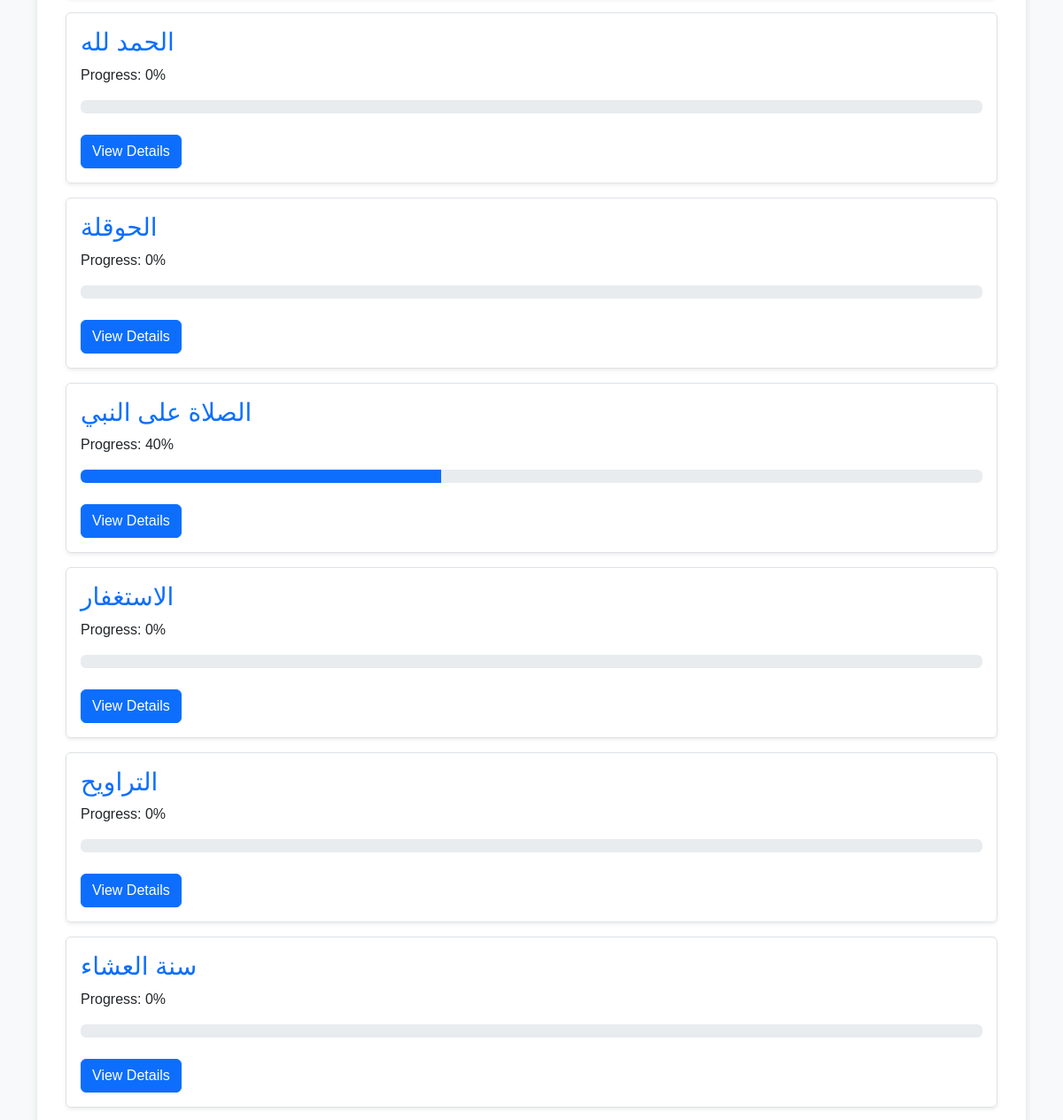
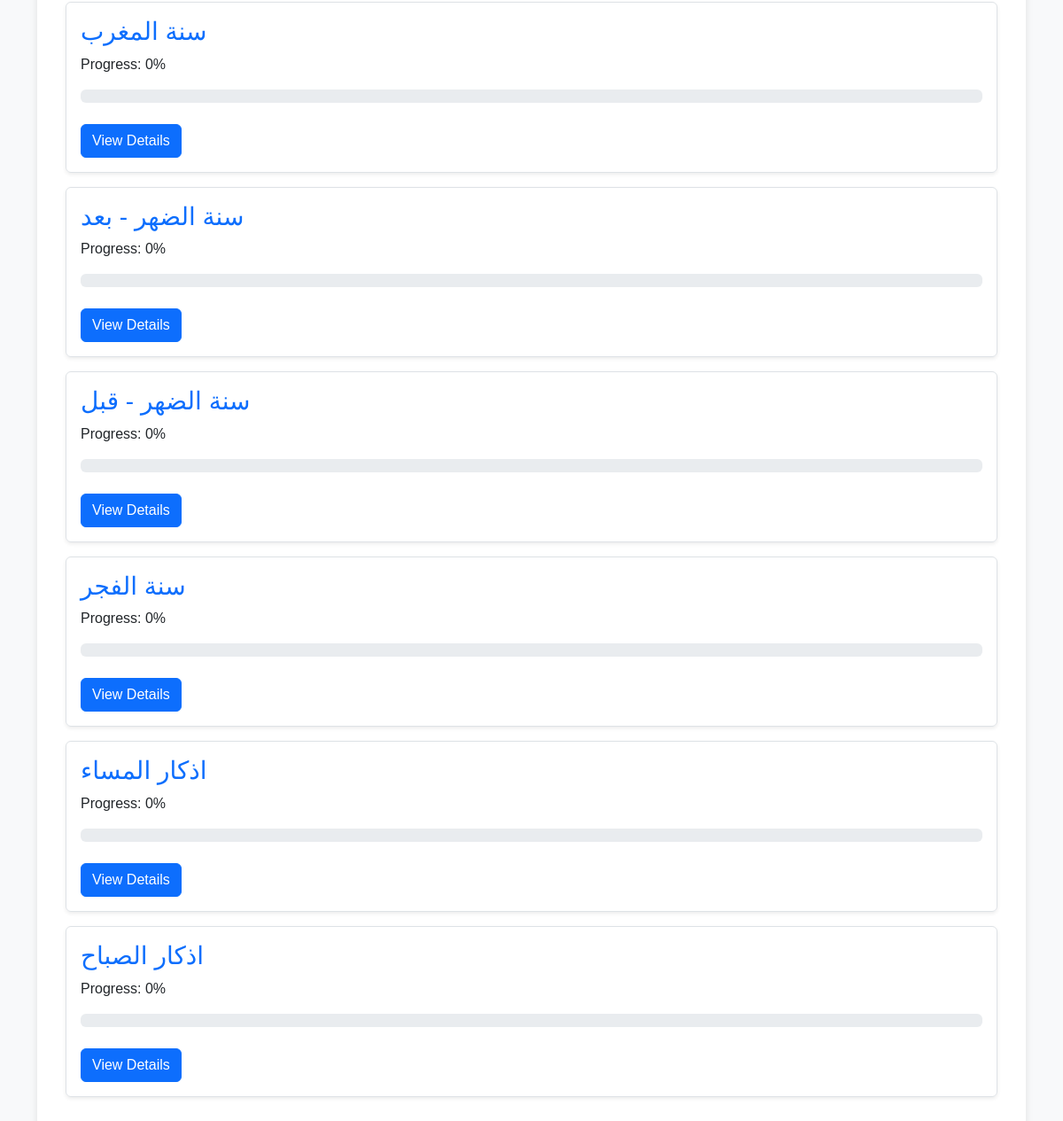
Before: /tasks/ (signed in, lower part) with the older database file (2 pictures, top to bottom).
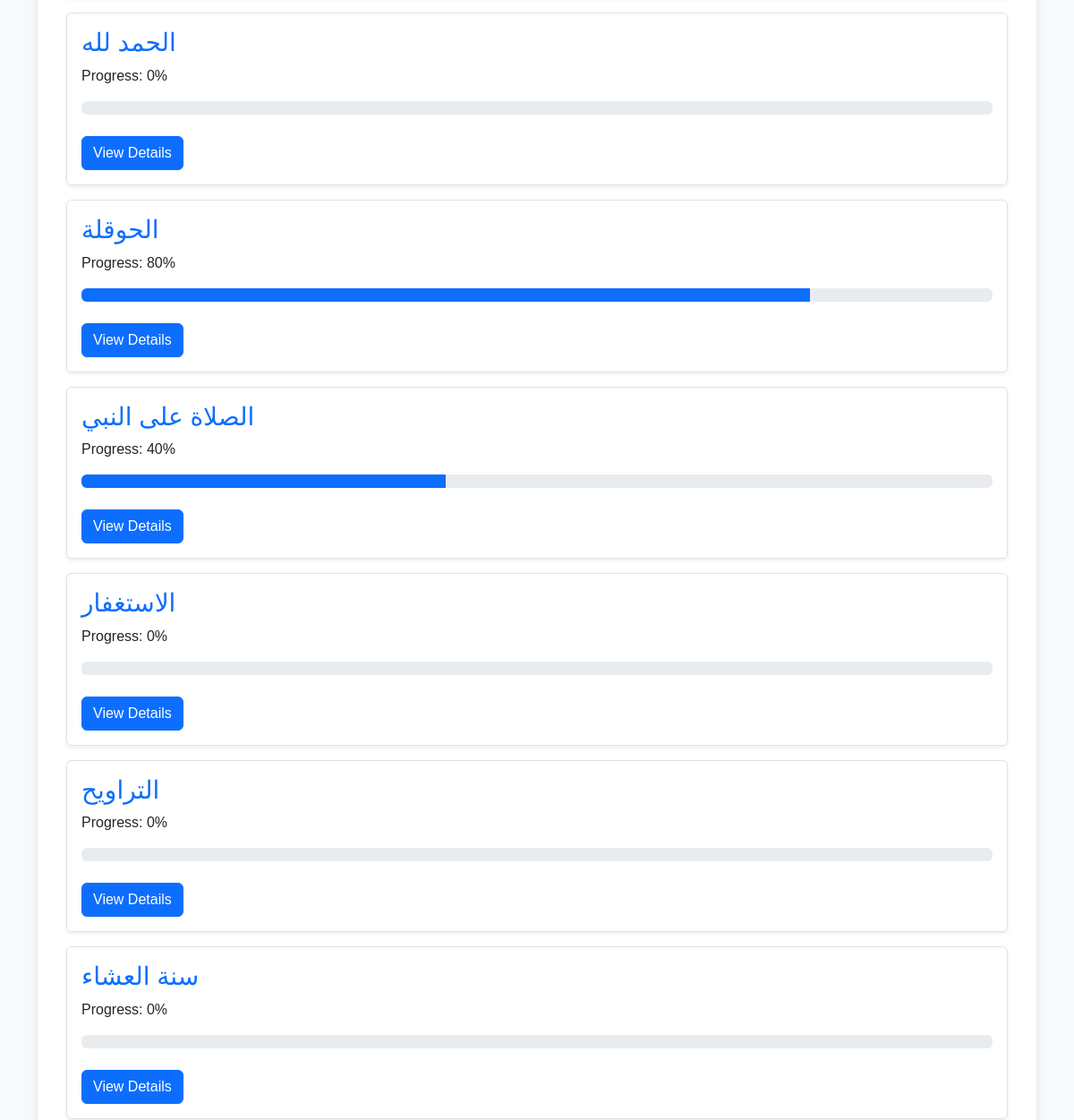
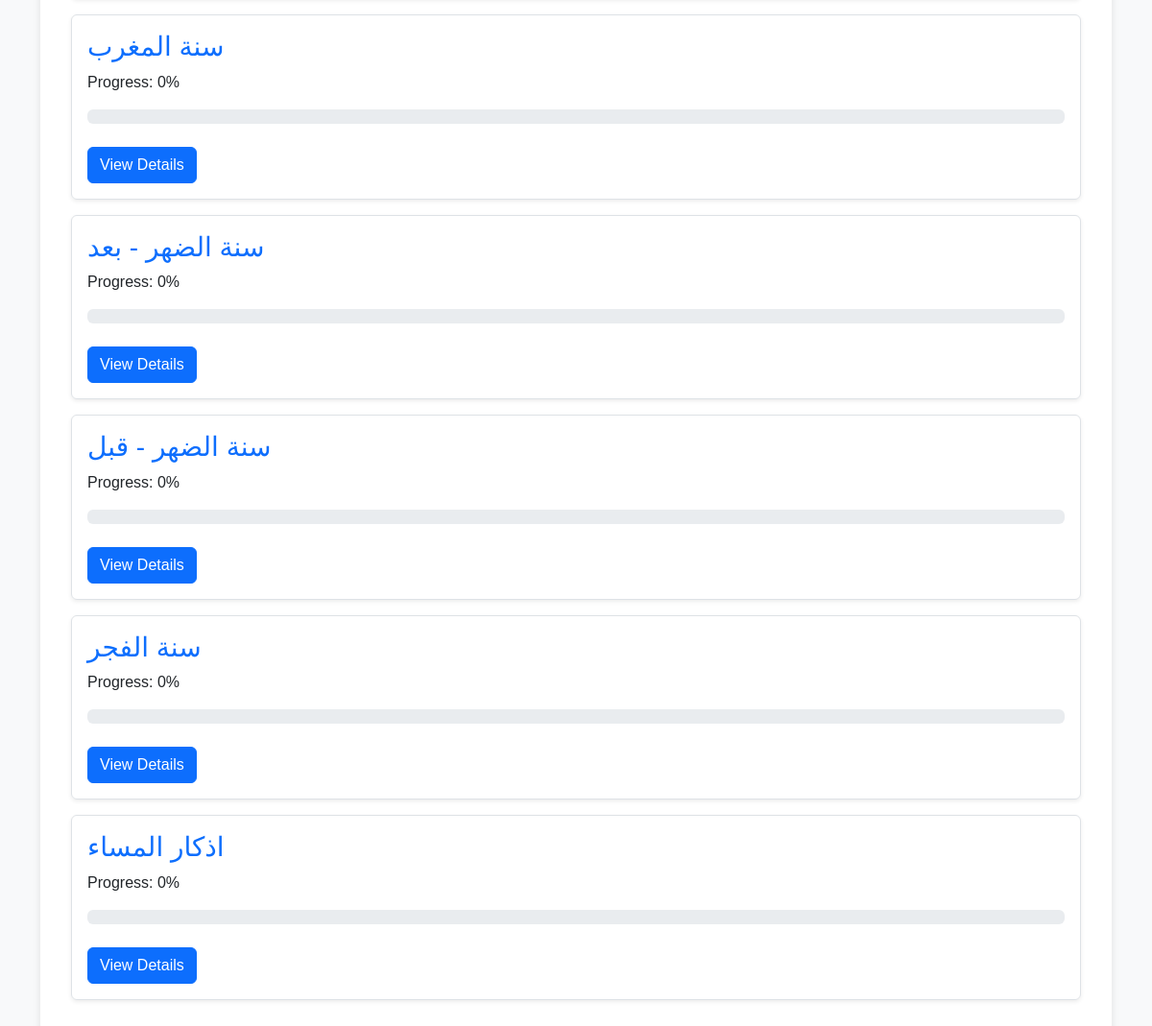
After: the same page with the newer database file (2 pictures, top to bottom).
### tasks/models.py (models this page shows, shortened)
class Task(models.Model):
    user = models.ForeignKey(
        'auth.User',
        on_delete=models.CASCADE,
    )
    title = models.CharField(
        max_length=100,
    )
    goal = models.IntegerField(
        default=1,
        validators=[MinValueValidator(1)]
    )
    created_at = models.DateTimeField(
        auto_now_add=True,
    )
    description = models.TextField(
        blank=True,
        null=True,
    )
    current_achieved = models.IntegerField(
        default=0,
        validators=[MinValueValidator(0)]
    )
    progress = models.IntegerField(
        default = 0,
    )
    class Meta:
        ordering = ['-created_at']

### tasks/views.py (the view)
# urls.py: path('tasks/', tasks_view, name='tasks'),
@login_required(login_url='/login')
def tasks_view(req):
    user = req.user
    today = now().date()
    tasks = Task.objects.filter(user=user, created_at__date=today)
    context = {
        'tasks': tasks,
    }
    return render(req, 'tasks.html', context)

### templates/tasks.html (shortened to what this page needs)
{% extends 'base.html' %}
{% load static %}
{% block content %}
<div class="container">
    <div class="task-list">
        {% for task in tasks %}
            <div class="task-card {{ task.status }} p-3 mb-3 border rounded shadow-sm">
                <h3 class="task-title text-primary">{{ task.title }}</h3>
                <p class="task-progress-text">Progress: {{task.progress}}%</p>
                <div class="progress" style="height: 15px;">
                    <div class="progress-bar"
                        role="progressbar"
                        style="width: {% widthratio task.current_achieved task.goal 100 %}%;"
                        aria-valuenow="{% widthratio task.current_achieved task.goal 100 %}"
                        aria-valuemin="0"
                        aria-valuemax="100">
                    </div>
                </div>
                <br>
                <a href="{% url 'task_details' task.id %}" class="btn btn-primary btn-add"> View Details</a>
            </div>
        {% empty %}
            <p class="no-tasks text-center text-secondary">No tasks found. Start adding your Ramadan goals!</p>
        {% endfor %}
    </div>
</div>
{% endblock %}

Changed rows visible on the page:
removed Task: title "اذكار الصباح", progress "0"
changed Task "الحوقلة": progress "0" → "80"; current_achieved 0 → 400 (drawn)
